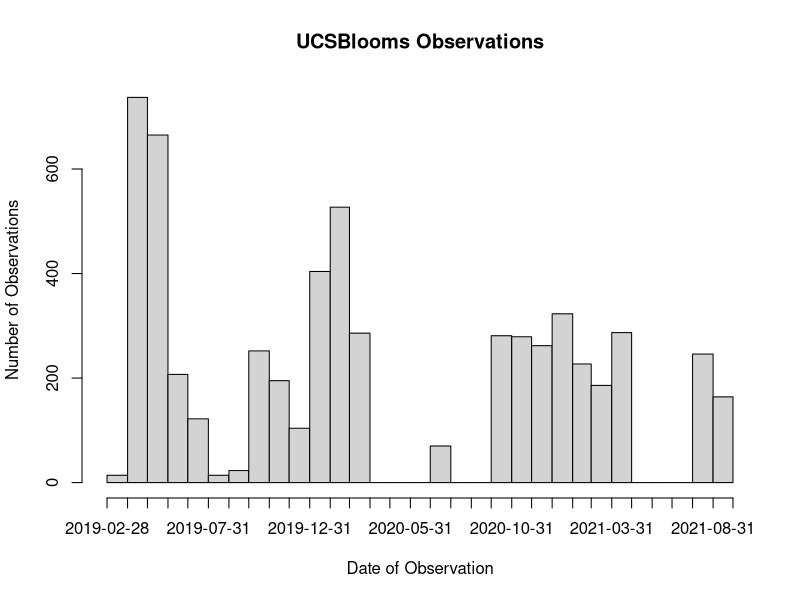
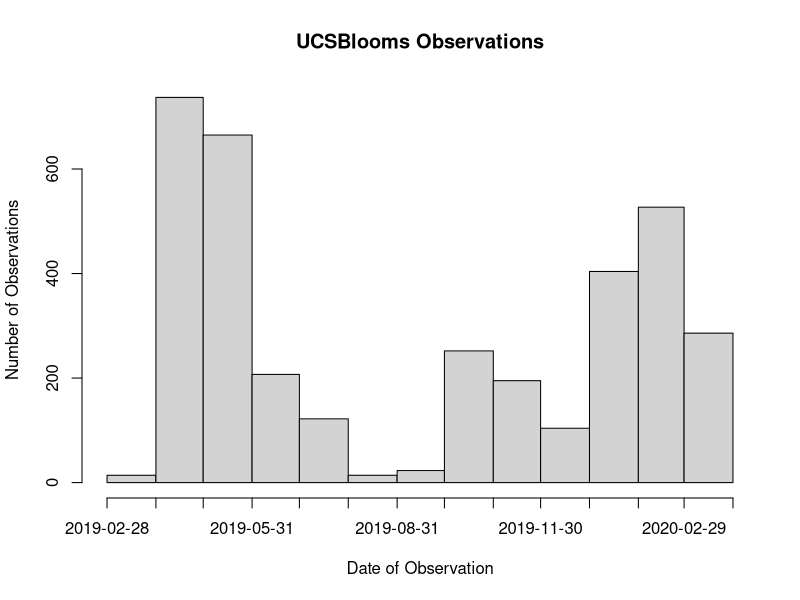
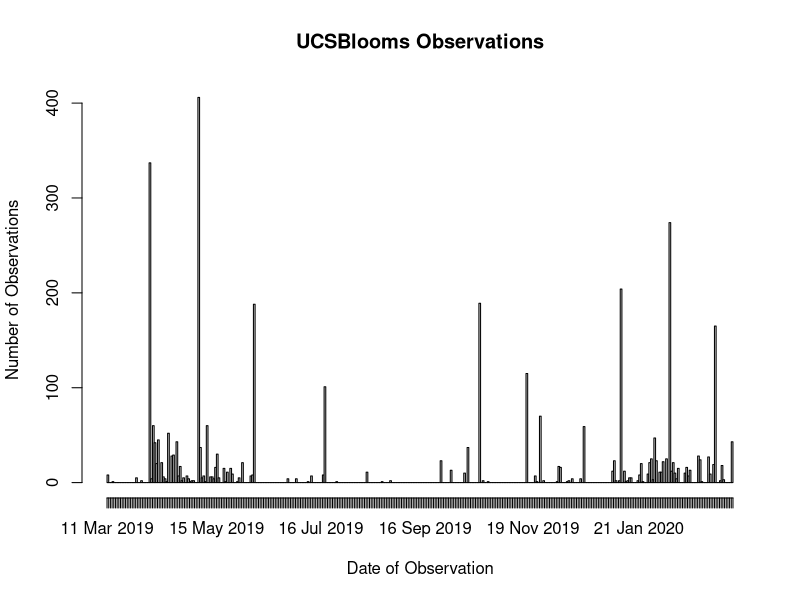

The R source for these figures, in order: (Note: this script raises an error after producing the figures.)
library(ggplot2)
library(lubridate)
library(dplyr)

#SUMMARY
#Complete data exported from iNaturlaist for all observations in project
Complete_Project<-read.csv("observations-537390.csv")
Complete_Project$day <- as.Date(Complete_Project$observed_on)
year_Project<-subset(Complete_Project,day <= "2020-04-01")
#Breakdown (basic stats) of the sub-projects & umbrella project 
Summary_SubProjects<-read.csv("iNat_Projects.csv")
Summary_SubProjects$month<- as.Date(Summary_SubProjects$month_year, "%m/%d/%y") #anytime within month assigned to first of month
year_SubProjects<-subset(Summary_SubProjects, month <="2020-04-01")
Summary_Project<-data.frame("observations"=5876,"observers"=39,"species"=396)


#SPECIES
#Top 8 species in UCSBlooms Project
ProjectSpecies<-data.frame("Hawthorn"=419,"Pride"=413,"brittlebush"=301,
                           "daisy"=273,"poppy"=228,"blue lily"= 203,
                           "lemonade berry"=151,"natal lily"=125)
#All UCSB Species same time frame
Summary_GeoPlant<-data.frame("observations"=9048,"observers"=331,"species"=547)
Summary_GeoAll<-data.frame("observations"=12833,"observers"=572,"species"=1146)
#top 8 species of all observations in same area/time
GeoSpecies<-data.frame("pride"=468,"brittlebush"=458,"hawthorn"=435,"poppy"=298,
                       "daisy"=288,"blue lily"=209,"lemonade berry"=179,"natal lily"=132)

#OBSERVERS AND OBSERVATIONS
#UCSBlooms Project - Vested Interest Observers Question
PublicObservers<- Complete_Project %>% filter(user_login!="avanwinden",user_login!="taylorc",
                                              user_login!="charliethrift",
                                              user_login!="michellelee",user_login!="excarpobro")
year_PublicObservers<-year_Project%>% filter(user_login!="avanwinden",user_login!="taylorc",
                                             user_login!="charliethrift",
                                             user_login!="michellelee",user_login!="excarpobro")
#historagm of all observations
hist(Complete_Project$day, "month",freq = TRUE, xlab="Date of Observation", 
     ylab="Number of Observations", main = "UCSBlooms Observations")
hist(year_Project$day, "month",freq = TRUE, xlab="Date of Observation", 
     ylab="Number of Observations", main = "UCSBlooms Observations")
hist(year_Project$day, "day",freq = TRUE, xlab="Date of Observation", 
     ylab="Number of Observations", main = "UCSBlooms Observations")

#graph separating type of observation
Summary_SubProjects %>% ggplot(aes(x=month,y=observations,fill=bioblitz))+ 
  geom_col(position = "stack") 
year_SubProjects %>% ggplot(aes(x=month,y=observations,fill=bioblitz))+ 
  geom_col(position = "stack")


## did species counts go down? did observers knowing the focal species change anything?
year_Project %>% ggplot(aes(x=day,fill=common_name))+ 
  geom_histogram() + labs(title = "All Observations by Species") + theme(legend.position="none")

focal_species_obs<-year_Project%>%filter(common_name=="trailing African daisy"| common_name=="Indian Hawthorn"|
                                         common_name=="California brittlebush"| common_name=="lemonade berry"|
                                         common_name=="Pride of Madeira"|common_name=="California poppy")

focal_species_obs %>% ggplot(aes(x=day,fill=common_name))+ 
  geom_histogram() + labs(title = "Focal Species Observations") + theme(legend.position="none")
#I mean look at this! Absolutley the species observed changed shit 






## number of observations in bloom vs not in bloom? are citizen scientics more likely to observe in flower?
Phenostages<-read.csv("Species with Phenostage.csv")
flowers<-Phenostages%>%filter(Phenostage!="2",Phenostage!="1",Phenostage!="7")
poppy<-Phenostages%>%filter(Species=="California Poppy")
poppy_flowers<-poppy%>%filter(Phenostage!="2",Phenostage!="1",Phenostage!="7")
hawthorn<-Phenostages%>%filter(Species=="Indian Hawthorn")
hawthorn_flowers<-hawthorn%>%filter(Phenostage!="2",Phenostage!="1",Phenostage!="7")
brittlebush<-Phenostages%>%filter(Species=="California Brittlebush")
brittlebush_flowers<-brittlebush%>%filter(Phenostage!="2",Phenostage!="1",Phenostage!="7")
pride<-Phenostages%>%filter(Species=="Pride of Madeira")
pride_flowers<-pride%>%filter(Phenostage!="2",Phenostage!="1",Phenostage!="7")
berry<-Phenostages%>%filter(Species=="Lemonade Berry")
berry_flowers<-berry%>%filter(Phenostage!="2",Phenostage!="1",Phenostage!="7")
daisy<-Phenostages%>%filter(Species=="Trailing African Daisy ")
daisy_flowers<-daisy%>%filter(Phenostage!="2",Phenostage!="1",Phenostage!="7")
# worth running a test 
#run a statistical tests for all 6 species? is the amount of bloom of poppy differnet than the others?
blooms<-data.frame(In_Bloom=c(128,138,119,110,43,162),total=c(149,262,162,285,85,191),
                   percent=c(85.90,52.67,73.46,38.60,50.59,84.82), 
                   row.names = c("Poppy","Hawthorn","Brittlebush","Pride","Berry","Daisy"))
percent_bloom<-c(85.90,52.67,73.46,38.60,50.59,84.82)
t<-chisq.test(percent) #i dont think this is correct

## any effects of the pandemic to explore?


## FOCAL SPECIES INFLUENCE 
#look at histogram of observations of species  taken to phenostage vs historgram of all obserservation 



